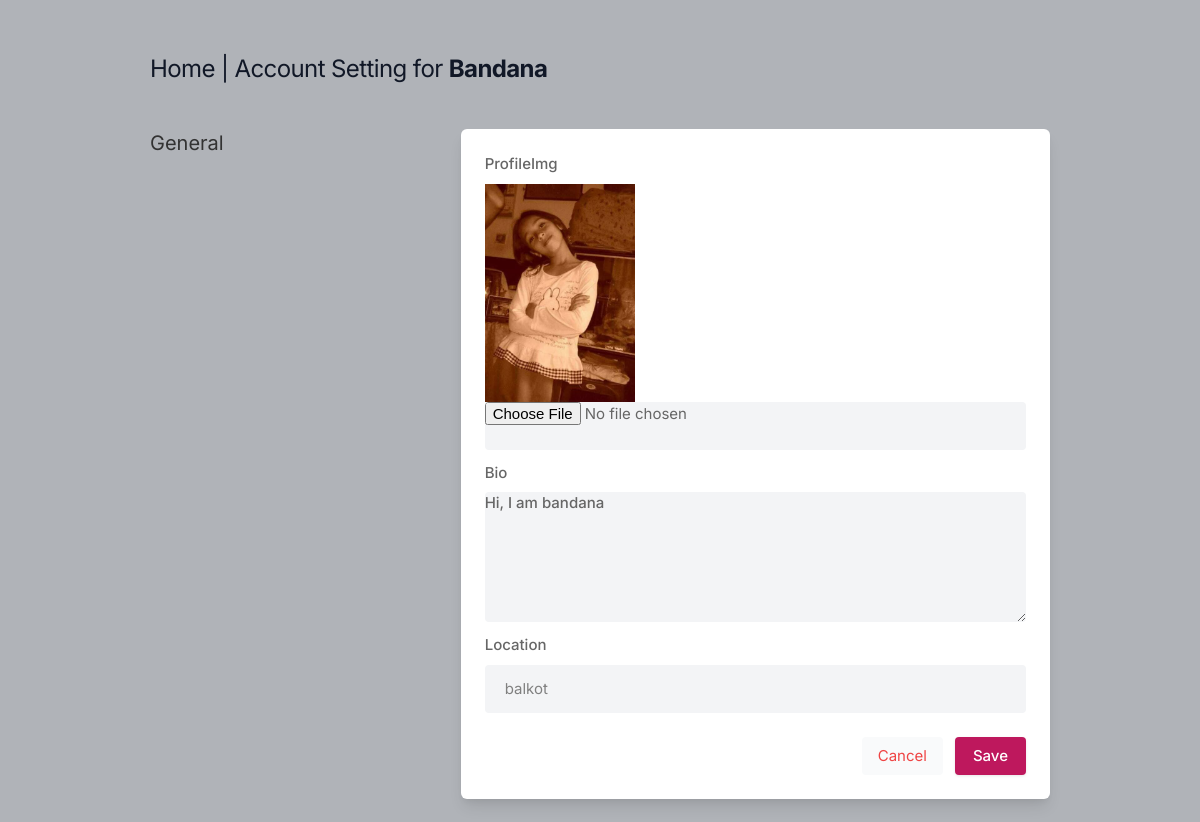
Screenshot of /setting/ (signed in) with the database file from the repository.
### main/models.py (models this page shows, shortened)
class Profile(models.Model):
    user=models.ForeignKey(User, on_delete=models.CASCADE)
    id_user=models.IntegerField()
    bio=models.CharField(max_length=5000, blank=True)
    location=models.CharField(max_length=30, blank=True)
    profileimg=models.ImageField( default='d_pp.png', upload_to='profile_pics')

### main/views.py (the view, shortened to what this page needs)
# urls.py: path("setting/", views.setting, name="setting")
@login_required(login_url='signin')
def setting(request):
    user_profile = Profile.objects.get(user=request.user)
    return render(request, "setting.html", {'user_profile': user_profile})

### templates/setting.html (shortened to what this page needs)
{% load static %}
<!DOCTYPE html>
<html lang="en">
<head>
    <link rel="stylesheet" href="{% static 'assets/css/icons.css' %}">
    <link rel="stylesheet" href="{% static 'assets/css/uikit.css' %}">
    <link rel="stylesheet" href="{% static 'assets/css/style.css' %}">
    <link rel="stylesheet" href="{% static 'assets/css/tailwind.css' %}">
</head>
<body>
            <div class="container m-auto">
                <h1 class="text-2xl leading-none text-gray-900 tracking-tight mt-3"> <a href="{%url 'index'%}">Home  | </a>Account Setting for <b>{{user.username}}</b></h1>
                <div class="grid lg:grid-cols-3 mt-12 gap-8">
                    <div>
                        <h3 class="text-xl mb-2"> General </h3>
                    </div>
                        <div class="bg-white rounded-md lg:shadow-lg shadow col-span-2">
                            <form action="" method="POST" enctype="multipart/form-data">
                           <div class="grid grid-cols-2 gap-3 lg:p-6 p-4">
                                <div class="col-span-2">
                                    <label for=""> ProfileImg </label>
                                    <img width="150px" height="150px" src="{{user_profile.profileimg.url}}" alt="">
                                    <input type="file" name="profileimg" placeholder="Your pic" class="shadow-none bg-gray-100">
                                </div>
                                <div class="col-span-2">
                                    <label for="bio">Bio</label>
                                    <textarea id="bio" name="bio" rows="3"  class="shadow-none bg-gray-100">{{user_profile.bio}}</textarea>
                                </div>
                                <div class="col-span-2">
                                    <label for=""> Location</label>
                                    <input type="text" name="location" value="{{user_profile.location}}" placeholder="" class="shadow-none bg-gray-100">
                                </div>
                           </div>
                           <div class="bg-gray-10 p-6 pt-0 flex justify-end space-x-3">
                               <button class="p-2 px-4 rounded bg-gray-50 text-red-500"><a href="{% url 'index' %}"> Cancel </a></button>
                               <button type="submit" class="button bg-blue-700"> Save </button>
                           </div>
                        </form>
                        </div>
                    </div>
                    <br>
                </div>
</body>
</html>

### static/assets/css/style.css (style rules this page uses)
body { background-color: #B0B3B8!important; }
button { vertical-align: middle; }
span.button, button.button { background-color: #be185d; top: 0; color: #fff; position: relative; padding: 8px 18px; line-height: 22px; position: relative; font-weight: 500; font-size: 15px; display: inline-block; -webkit-transition: all 0.2s ease-in-out; transition: all 0.2s ease-in-out; cursor: pointer; overflow: hidden; border: none; border-radius: 4px; -webkit-box-shadow: 0 1px 3px rgba(0, 0, 0, 0.1); box-shadow: 0 1px 3px rgba(0, 0, 0, 0.1); }
input { height: 48px; line-height: 48px; padding: 0 20px; outline: none; font-size: 15px; color: #808080; max-width: 100%; width: 100%; -webkit-box-sizing: border-box; box-sizing: border-box; display: block; font-weight: 400; opacity: 1; border-radius: 4px; border: none; -webkit-box-shadow: 0 1px 4px 0px rgba(0, 0, 0, 0.12); box-shadow: 0 1px 4px 0px rgba(0, 0, 0, 0.12); }
input[type="text"], input[type="password"], input[type="email"], input[type="number"] { height: 48px; line-height: 48px; padding: 0 20px; outline: none; font-size: 15px; color: #808080; max-width: 100%; width: 100%; -webkit-box-sizing: border-box; box-sizing: border-box; display: block; font-weight: 400; opacity: 1; border-radius: 4px; border: none; -webkit-box-shadow: 0 1px 4px 0px rgba(0, 0, 0, 0.12); box-shadow: 0 1px 4px 0px rgba(0, 0, 0, 0.12); }
textarea { height: 48px; line-height: 48px; padding: 0 20px; outline: none; font-size: 15px; color: #808080; margin: 0 0 16px 0; max-width: 100%; width: 100%; -webkit-box-sizing: border-box; box-sizing: border-box; display: block; background-color: #fff; font-weight: 500; opacity: 1; border-radius: 4px; border: none; -webkit-box-shadow: 0 1px 4px 0px rgba(0, 0, 0, 0.12); box-shadow: 0 1px 4px 0px rgba(0, 0, 0, 0.12); }
input { -webkit-transition: all 0.1s ease-in-out; transition: all 0.1s ease-in-out; }
::placeholder { color: #808080; opacity: 1; }
textarea { height: auto; line-height: 27px; padding: 20px; min-height: 130px; -webkit-transition: none !important; transition: none !important; min-width: 100%; }
label, legend { display: block; font-weight: bold; font-size: 15px; font-weight: 500; margin-bottom: 8px; }
button { border: none; margin: 0; padding: 0; width: auto; overflow: visible; background: transparent; color: inherit; font: inherit; line-height: normal; cursor: pointer; }
a { color: #be185d; -webkit-transition: 0.3s; transition: 0.3s; outline: none !important; }
button { outline: none !important; }
img { max-width: 100%; }
body { color: #666; font-size: 15px; line-height: 27px; background-color: #f0f2f5; font-family: "Inter", sans-serif; text-transform: none; }
h1, h2, h3, h4, h5, h6 { font-family: "Inter", sans-serif; text-transform: none; }
input[type="text"], input[type="password"], input[type="email"] { font-family: "Inter", sans-serif; text-transform: none; }
textarea, select { font-family: "Inter", sans-serif; text-transform: none; }
button, body .pac-container { font-family: "Inter", sans-serif; text-transform: none; }
h1, h2, h3, h4, h5, h6 { color: #333; font-weight: 500; margin: 0; padding: 0; }
h1 { font-size: 32px; }
h3 { font-size: 22px; }
b, strong { font-weight: 700 !important; }
@media (min-width: 1024px) { .container { max-width: 900px !important; padding-top: 45px; } }
.shadow-none { -webkit-box-shadow: none !important; box-shadow: none !important; }

### rows the page displays
Profile: profileimg (picture), bio "Hi, I am bandana", location "balkot"

### other values shown
{{ user.username }} "Bandana"
